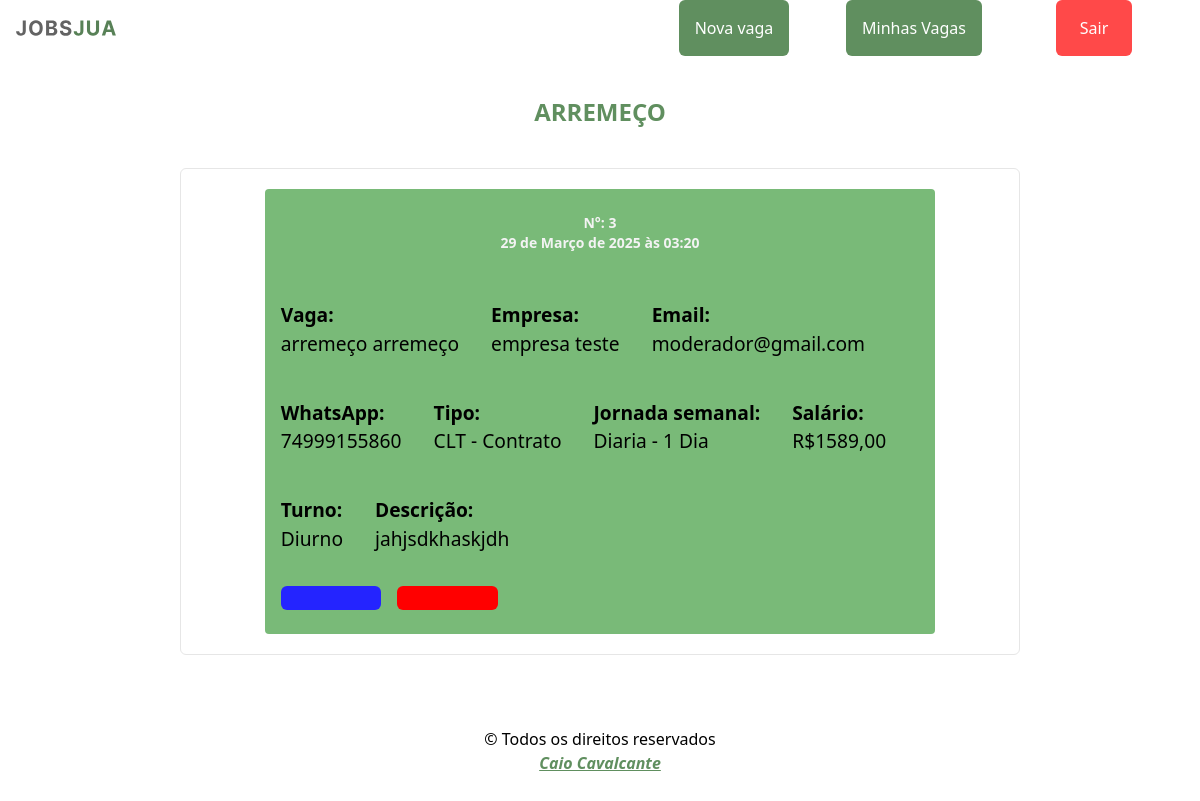
Screenshot of /auth/platform/secret_one_vacancie/3/ (signed in) with the database file from the repository.
### jobs/models.py (models this page shows)
class Vacancie(models.Model):
  TYPE_MODALITY = (
    ("CLT - Efetivo",     'CLT - Efetivo'),
    ("CLT - Ferista",     'CLT - Ferista'),
    ("CLT - Contrato",    'CLT - Contrato'),
    ("AVULSO - Diaria",   'AVULSO - Diaria'),
    ("AVULSO - Semanal",  'AVULSO - Semanal'),
    ("AVULSO - Quinzena", 'AVULSO - Quinzena'),
    ("CNPJ - Prestação de serviço",  'CNPJ - Prestação de serviço'),
  )
  TYPE_JOURNEY = (
    ("Escala - 5x1",      'Escala - 5x1'),
    ("Escala - 5x2",      'Escala - 5x2'),
    ("Escala - 6x1",      'Escala - 6x1'),
    ("Escala - 12x36",    'Escala - 12x36'),
    ("Escala - 18x36",    'Escala - 18x36'),
    ("Diaria - 1 Dia",    'Diaria - 1 Dia'),
    ("Diaria - 7 Dias",   'Diaria - 7 Dias'),
    ("Diaria - 15 Dias",  'Diaria - 15 Dias'),
  )
  TYPE_STATE = (
    (True,'Vaga aberta'),
    (False,'Vaga fechada'),
  )
  title = models.CharField(max_length=200, blank=False, null=False, verbose_name="Titulo")
  enterprise = models.ForeignKey(Enterprise,on_delete=models.CASCADE, verbose_name="Empresa")
  email = models.CharField(max_length=200, blank=False, null=False, verbose_name="Email")
  whatsapp = models.CharField(max_length=200, blank=False, null=False, verbose_name="WhatsApp")
  wage = models.FloatField(max_length=200, blank=False, null=False, verbose_name="Salário")
  modality = models.CharField(choices=TYPE_MODALITY, verbose_name="Modalidade", max_length=200)
  weekly_journey = models.CharField(choices=TYPE_JOURNEY, verbose_name="Jornada", max_length=200)
  work_shift = models.CharField(max_length=200, blank=False, null=False, verbose_name="Turno")
  state = models.BooleanField( choices=TYPE_STATE, default=True , verbose_name="Estado",  )
  description = models.TextField(max_length=2000, blank=False, null=False, verbose_name="Descrição")
  create_at = models.DateTimeField(auto_now=True)
  class Meta:
    verbose_name_plural = 'Vagas'
  def __str__(self):
    return self.title

class Enterprise(AbstractUser):
  HIRING_CHOICES = (
    (True, "Sim"),
    (False, "Não"),
  )
  cnpj = models.CharField(max_length=17, null=False, blank=False,unique=False, verbose_name="CNPJ")
  email = models.EmailField(unique=True, verbose_name="Email")
  sector = models.CharField(max_length=200, verbose_name="Setor")
  phone = models.CharField(max_length=11, blank=False, null=False, verbose_name="Telefone")
  whatsapp = models.CharField(max_length=11, blank=False, null=True, verbose_name="WhatsApp")
  is_hiring = models.BooleanField(choices=HIRING_CHOICES, verbose_name="Está contratando", null=False, default=True)
  USERNAME_FIELD = 'email'
  REQUIRED_FIELDS = [
    'username',
  ]
  class Meta:
    verbose_name_plural = 'Empresas'
  def __str__(self):
    return f"{self.username}"

### secret/views.py (the view)
# urls.py: path('platform/secret_one_vacancie/<int:id>/',views.secret_one_vacancie, name='secret_one_vacancie'),
@login_required(login_url='login')
def secret_one_vacancie(request, id):
  vacancie = Vacancie.objects.get(id=id)
  context = { 'vacancie': vacancie }
  return render(request, template_name="secret_one_vacancie.html", context=context)

### secret/templates/secret_one_vacancie.html (shortened to what this page needs)
{% extends "jobs/base.html" %}
{% load icons %}
{% block title-page %}
  {{ vacancie|upper }}
{% endblock title-page %}
{% block main %}
  {% if vacancie.state == True %}
    <div class="
      w-[85vw] h-auto bg-myGreen-400 rounded flex flex-col py-6
      md:w-[80%]
      lg:w-[80%]
    ">
      <strong class="text-center text-sm text-myWhite-100">N°: {{ vacancie.id }}</strong>
      <strong class="text-center text-sm text-myWhite-100" >{{ vacancie.create_at }}</strong> <br>
      <ul class="flex flex-wrap text-[1.2rem]">
        <li class=" mt-2 p-4">
          <strong>Vaga:</strong>
          <p>{{ vacancie.title }} {{ vacancie.title }}</p>
        </li>
        <li class="mt-2 p-4">
          <strong>Empresa:</strong>
          <p>{{ vacancie.enterprise }}</p>
        </li>
        <li class="mt-2 p-4">
          <strong>Email:</strong>
          <p>{{ vacancie.email }}</p>
        </li>
        <li class="mt-2 p-4">
          <strong>WhatsApp:</strong>
          <p>{{ vacancie.whatsapp }}</p>
        </li>
        <li class="mt-2 p-4">
          <strong>Tipo:</strong>
          <p>{{ vacancie.modality }}</p>
        </li>
        <li class="mt-2 p-4">
          <strong>Jornada semanal:</strong>
          <p>{{ vacancie.weekly_journey }}</p>
        </li>
        <li class="mt-2 p-4">
          <strong>Salário:</strong>
          <p>R${{ vacancie.wage|floatformat:2 }}</p>
        </li>
        <li class="mt-2 p-4">
          <strong>Turno:</strong>
          <p>{{ vacancie.work_shift }}</p>
        </li>
        <li class="mt-2 p-4">
          <strong>Descrição:</strong>
          <p >
            {{ vacancie.description }}
          </p>
        </li>
      </ul>
      <div class="flex justify-start mt-4">
          <a
            href="{% url 'edit_vacancie' id=vacancie.id %}"
            class="w-[15%] ml-4 h-auto p-3 flex text-myWhite-50 justify-center items-center bg-myBlue-700 hover:bg-myBlue-800 duration-300 rounded-md">
          </a>
        <a
          href="{% url 'delete_vacancie' id=vacancie.id %}"
          class=" w-[15%] ml-4 h-auto p-3 flex justify-center text-myWhite-50 items-center bg-myRed-800 hover:bg-myRed-700 duration-300  rounded-md">
        </a>
      </div>
    </div>
  {% endif %}
{% endblock main %}

### rows the page displays
Vacancie: title "ARREMEÇO", id "3", create_at "29 de Março de 2025 às 03:20", title "arremeço", enterprise "empresa teste", email "moderador@gmail.com", whatsapp "74999155860", modality "CLT - Contrato", weekly_journey "Diaria - 1 Dia", wage "1589,00", work_shift "Diurno", description "jahjsdkhaskjdh"
